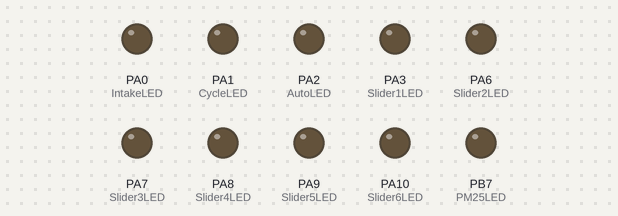
A sketch run on a simulated STM32 Blue Pill. Parts: output pins drawn as LEDs (lit = HIGH).

Above: at 0.1 s.
At 3.1 s:
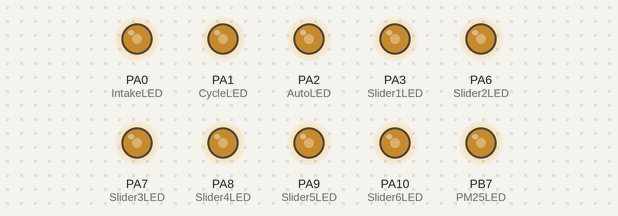
At 6.1 s:
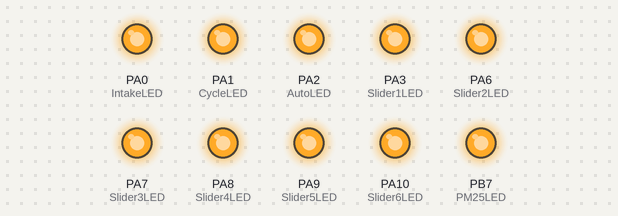
Timing chart, 0 to 7.6 s (numbered marks = the images above):
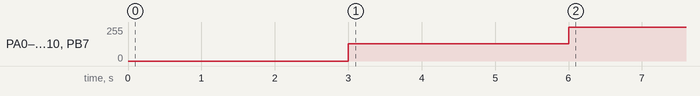

The sketch:

sketch_jul27a.ino
```cpp
#define IntakeKey  PB12
#define CycleKey   PB13
#define AutoKey   PB14
#define Slider1Key  PB15
#define Slider2Key  PA8
#define Slider3Key  PA9
#define Slider4Key  PA10
#define Slider5Key  PA11
#define Slider6Key  PA15
#define IntakeLED  PA0
#define CycleLED  PA1
#define AutoLED   PA2
#define Slider1LED  PA3
#define Slider2LED  PA6
#define Slider3LED  PA7
#define Slider4LED  PA8
#define Slider5LED  PA9
#define Slider6LED  PA10
#define PM25LED  PB7
const uint16 LED_OFF =65535;
const uint16 LED_MID =32768;
const uint16 LED_ON =0;
void setup() {
  Serial.begin(9600);
  // put your setup code here, to run once:
  pinMode(IntakeLED, PWM);
  pinMode(CycleLED, PWM);
  pinMode(AutoLED, PWM);
  pinMode(Slider1LED, PWM);
  pinMode(Slider2LED, PWM);
  pinMode(Slider3LED, PWM);
  pinMode(Slider4LED, PWM);
  pinMode(Slider5LED, PWM);
  pinMode(Slider6LED, PWM);
  pinMode(PM25LED, PWM);
  pwmWrite(IntakeLED, LED_ON);   // turn the LED off (HIGH is the voltage level)
  pwmWrite(AutoLED, LED_ON);
  pwmWrite(CycleLED, LED_ON);
  pwmWrite(Slider1LED, LED_ON);
  pwmWrite(Slider2LED, LED_ON);
  pwmWrite(Slider3LED,LED_ON);
  pwmWrite(Slider4LED, LED_ON);
  pwmWrite(Slider5LED, LED_ON);
  pwmWrite(Slider6LED, LED_ON);
  pwmWrite(PM25LED, LED_ON);
  delay(3000);
  pwmWrite(IntakeLED, LED_MID);   // turn the LED off (HIGH is the voltage level)
  pwmWrite(AutoLED, LED_MID);
  pwmWrite(CycleLED, LED_MID);
  pwmWrite(Slider1LED, LED_MID);
  pwmWrite(Slider2LED, LED_MID);
  pwmWrite(Slider3LED,LED_MID);
  pwmWrite(Slider4LED, LED_MID);
  pwmWrite(Slider5LED, LED_MID);
  pwmWrite(Slider6LED, LED_MID);
  pwmWrite(PM25LED, LED_MID);
  delay(3000);
  pwmWrite(IntakeLED, LED_OFF);   // turn the LED off (HIGH is the voltage level)
  pwmWrite(AutoLED, LED_OFF);
  pwmWrite(CycleLED, LED_OFF);
  pwmWrite(Slider1LED, LED_OFF);
  pwmWrite(Slider2LED, LED_OFF);
  pwmWrite(Slider3LED,LED_OFF);
  pwmWrite(Slider4LED, LED_OFF);
  pwmWrite(Slider5LED, LED_OFF);
  pwmWrite(Slider6LED, LED_OFF);
  pwmWrite(PM25LED, LED_OFF);
}

void loop() {
  // put your main code here, to run repeatedly:

}
```
